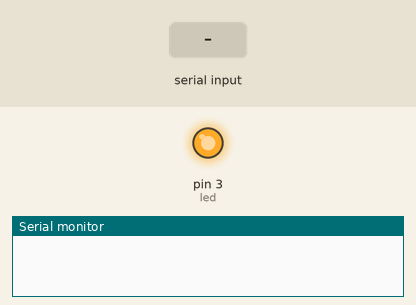
Simulated run of this sketch. Board: Arduino Uno, built with avr-gcc and run on an emulated ATmega328P. Shown: output pins drawn as LEDs (lit = HIGH), the last lines printed to the serial monitor. The test bench sets the inputs (shaded band).

Above: at 1.2 s.
1.3 s: "0" received over Serial
At 1.9 s:
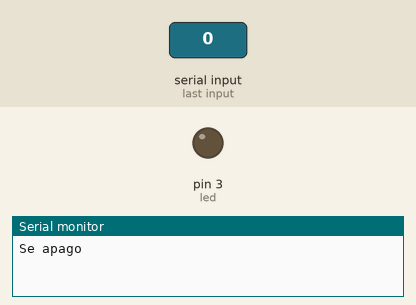
2.8 s: "1" received over Serial
At 4.2 s:
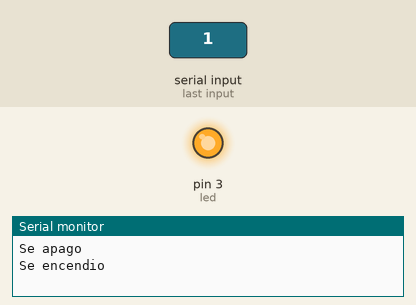
Timing chart, 0 to 5.8 s (numbered marks = the images above; inputs shaded):
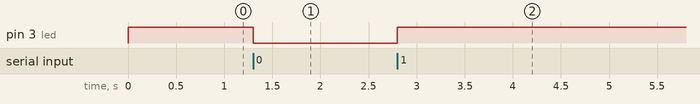

The sketch:

Prueba.ino
```cpp
 int led = 3;
 int input = 0;
void setup() {
  // put your setup code here, to run once:
  pinMode(led,OUTPUT);
  digitalWrite(led,HIGH);
  Serial.begin(9600);
}

void loop() {
  // put your main code here, to run repeatedly:
  if(Serial.available()>0){
    input = Serial.read();
    if(input == '1'){
      digitalWrite(led,HIGH);
      Serial.println("Se encendio");
    }
    if(input == '0'){
    digitalWrite(led,LOW);
    Serial.println("Se apago");
    }

  }
}
```

Measured:
- after the input at 1.3 s, pin 3 (led): HIGH → LOW at once
- after the input at 2.8 s, pin 3 (led): LOW → HIGH at once
